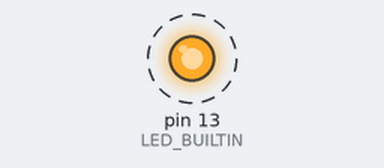
The sketch below on a simulated Arduino Uno, built with avr-gcc and run on an emulated ATmega328P. Parts: output pins drawn as LEDs (lit = HIGH). Dashed ring = blinking.

Above: at 2.5 s.
Timing chart, 0 to 6.6 s (numbered marks = the images above):
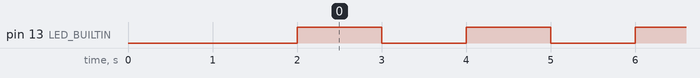

The sketch:

sketch_jun30a.ino
```cpp
#include <Arduino.h>

void setup(void) {
  Serial.begin(11520);
  delay(2000);
  pinMode(LED_BUILTIN, OUTPUT);
}

void loop() {
  digitalWrite(LED_BUILTIN, HIGH);
  delay(1000);
  digitalWrite(LED_BUILTIN, LOW);
  delay(1000);
}
```

Measured:
- by itself, pin 13 (LED_BUILTIN): alternates HIGH for 1.0 s and LOW for 1.0 s
